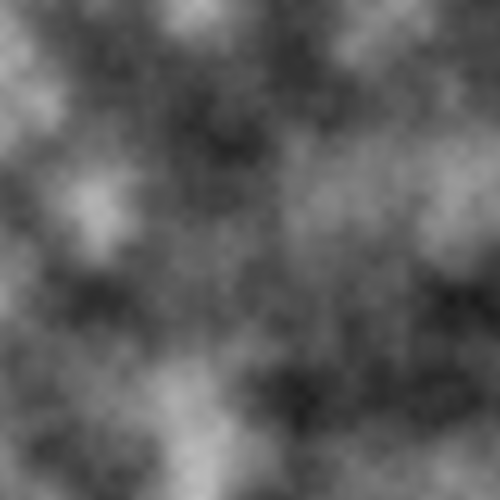
Frame 1 (no input)
Frame 60 (the mouse pressed at the canvas centre just before this capture): identical to frame 1, image omitted
Frame 120 (the mouse held since frame 60 and released just before this capture): identical to frame 1, image omitted

The Processing sketch that drew this single still picture (run headless with seeded random() and noise(); from frame 60 on, the mouse is pressed at the canvas centre):

// Processing sketch: sketch_2DPerlinNoise
// ── sketch_2DPerlinNoise.pde
void setup(){
  size (500,500);
  background(255);
  
}

void draw(){
  loadPixels();
  
  float xoff = 0.0;
  
  for (int x = 0; x<width ; x++){
    float yoff = 0.0;
    
    for (int y = 0; y < height; y++){
      float bright = map(noise(xoff,yoff),0,1,0,225);
      pixels [x+y*width] = color (bright);
      yoff +=0.01;
    }
    
    xoff += 0.01;
  }
  
  
  /*
  for (int x = 0; x< width; x++){
    for (int y=0; y <height ; y++){
      float bright = random(255);
      pixels[x+y*width] = color(bright);
    }
  }
  */
   updatePixels();
}
